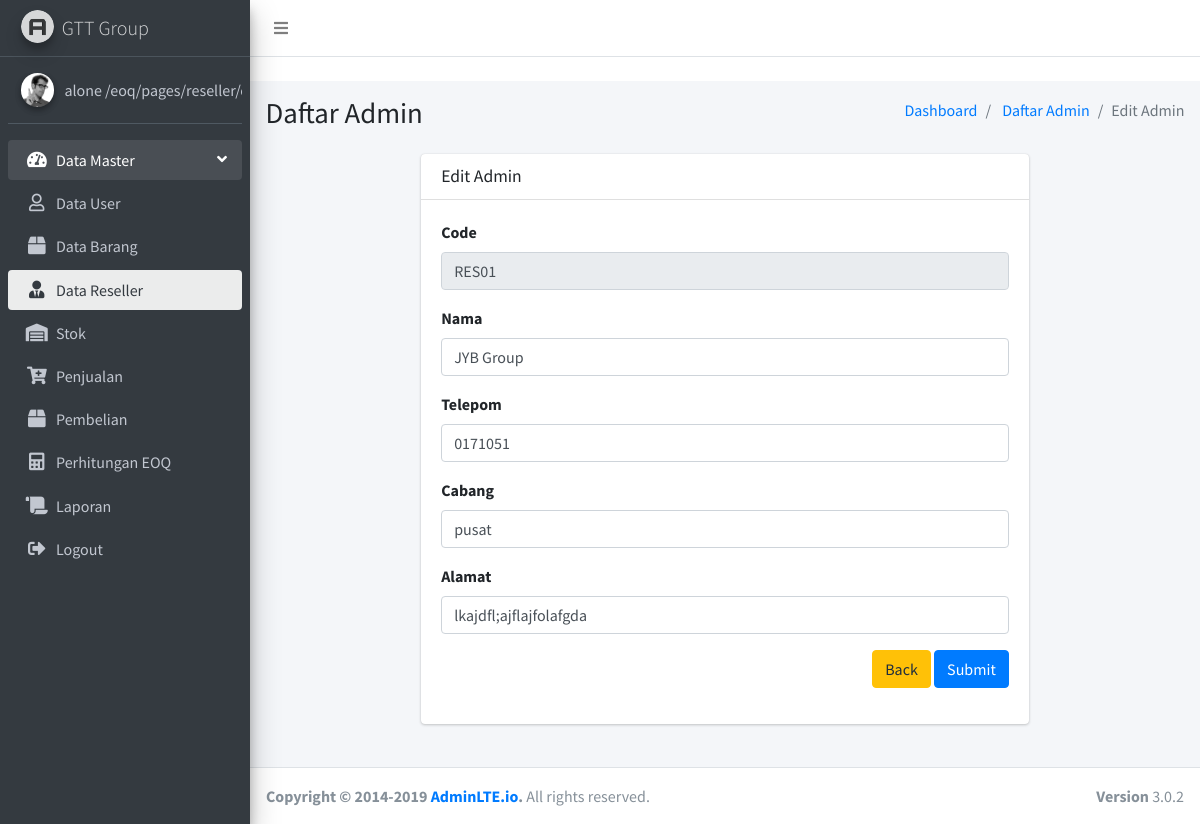
/pages/reseller/edit.php?id=1 (signed in), run on the app's committed database.
### tables this page shows
CREATE TABLE `supplier` (
  `id` int(11) NOT NULL,
  `code` varchar(10) NOT NULL COMMENT 'RES + 2 digit id >> RES01',
  `name` varchar(20) NOT NULL,
  `phone` varchar(15) NOT NULL,
  `branch` varchar(10) NOT NULL,
  `address` tinytext NOT NULL,
  `created_at` timestamp NOT NULL DEFAULT current_timestamp(),
  `updated_at` timestamp NOT NULL DEFAULT current_timestamp() ON UPDATE current_timestamp()
);

### pages/reseller/edit.php (the view, shortened to what this page needs)
<?php
  include('../../Connect.php');
  $id = $_GET['id'];
  $result = mysqli_query($conn, "SELECT * FROM supplier WHERE id=$id");
  while ($data = mysqli_fetch_array($result)) {
      $code = $data['code'];
      $name = $data['name'];
      $phone = $data['phone'];
      $cabang = $data['branch'];
      $alamat = $data['address'];
  }
?>
<!DOCTYPE html>
<html>
<head>
  <link rel="stylesheet" href="../../plugins/fontawesome-free/css/all.min.css">
  <link rel="stylesheet" href="https://code.ionicframework.com/ionicons/2.0.1/css/ionicons.min.css">
  <link rel="stylesheet" href="../../dist/css/adminlte.min.css">
</head>
<body class="hold-transition sidebar-mini">
<div class="wrapper">
  <nav class="main-header navbar navbar-expand navbar-white navbar-light">
    <ul class="navbar-nav">
      <li class="nav-item">
        <a class="nav-link" data-widget="pushmenu" href="#"><i class="fas fa-bars"></i></a>
      </li>
    </ul>
  </nav>
  <?= include('../sidebar/index.php') ?>
  <div class="content-wrapper">
    <section class="content-header">
      <div class="container-fluid">
        <div class="row mb-2">
          <div class="col-sm-6">
            <h1>Daftar Admin</h1>
          </div>
          <div class="col-sm-6">
            <ol class="breadcrumb float-sm-right">
              <li class="breadcrumb-item"><a href="/index.php">Dashboard</a></li>
              <li class="breadcrumb-item">
                <a href="/pages/admin/index.php">Daftar Admin</a>
              </li>
              <li class="breadcrumb-item active">Edit Admin</li>
            </ol>
          </div>
        </div>
      </div>
    </section>
    <section class="content">
      <div class="container-fluid">
        <div class="row">
          <div class="col-md-8 mx-auto">
            <div class="card">
              <div class="card-header">
                <h3 class="card-title">Edit Admin</h3>
              </div>
              <div class="card-body">
                <form action="../../backend/reseller/updateReseller.php" method="post">
                  <div class="form-group">
                    <label class="form-label" for="">Code</label>
                    <input class="form-control" type="readonly" value="<?php echo $code ?>" disabled>
                  </div>
                  <div class="form-group">
                    <label class="form-label" for="">Nama</label>
                    <input class="form-control" type="text" name="name" value="<?php echo $name ?>" required>
                  </div>
                  <div class="form-group">
                    <label class="form-label" for="">Telepom</label>
                    <input class="form-control" type="text" name="phone" value="<?php echo $phone ?>" required>
                  </div>
                  <div class="form-group">
                    <label class="form-label" for="">Cabang</label>
                    <input class="form-control" type="text" name="branch" value="<?php echo $cabang ?>" required>
                  </div>
                  <div class="form-group">
                    <label class="form-label" for="">Alamat</label>
                    <input class="form-control" type="text" name="address" value="<?php echo $alamat ?>" required>
                  </div>
                  <div class="form-group text-right">
                    <a class="btn btn-warning" href="/pages/admin">Back</a>
                    <input type="submit" name="update" class="btn btn-primary" value="Submit">
                  </div>
                </form>
              </div>
            </div>
          </div>
        </div>
      </div>
    </section>
  </div>
  <footer class="main-footer">
    <div class="float-right d-none d-sm-block">
      <b>Version</b> 3.0.2
    </div>
    <strong>Copyright &copy; 2014-2019 <a href="http://adminlte.io">AdminLTE.io</a>.</strong> All rights
    reserved.
  </footer>
</div>
</body>
</html>

### data on the page
supplier: code "RES01", name "JYB Group", phone "0171051", branch "pusat", address "lkajdfl;ajflajfolafgda"

### other printed values
$_SESSION['username'] "alone"
